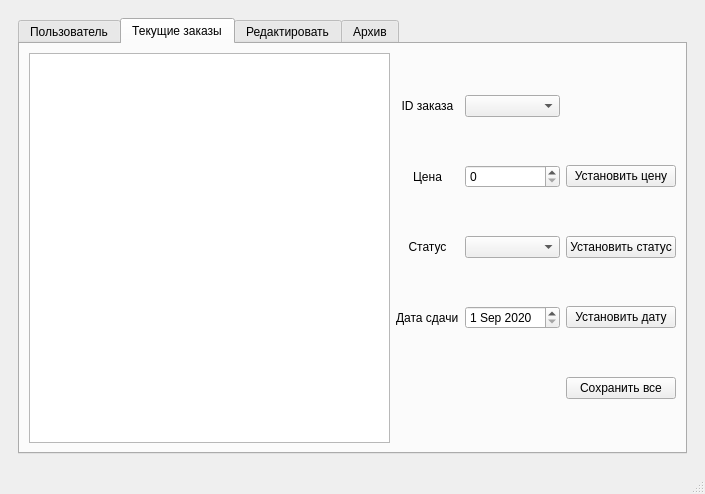
<?xml version="1.0" encoding="UTF-8"?>
<ui version="4.0">
 <class>Admin</class>
 <widget class="QMainWindow" name="Admin">
  <property name="geometry">
   <rect>
    <x>0</x>
    <y>0</y>
    <width>705</width>
    <height>494</height>
   </rect>
  </property>
  <property name="windowTitle">
   <string>Оператор</string>
  </property>
  <property name="windowIcon">
   <iconset>
    <normaloff>../../logo/logo.png</normaloff>../../logo/logo.png</iconset>
  </property>
  <widget class="QWidget" name="centralwidget">
   <layout class="QGridLayout" name="gridLayout_2">
    <item row="0" column="0">
     <widget class="QStackedWidget" name="stackedWidget">
      <widget class="QWidget" name="page">
       <layout class="QGridLayout" name="gridLayout_9">
        <item row="0" column="0">
         <widget class="QTabWidget" name="tabWidget">
          <property name="currentIndex">
           <number>1</number>
          </property>
          <widget class="QWidget" name="tab">
           <attribute name="title">
            <string>Пользователь</string>
           </attribute>
           <layout class="QGridLayout" name="gridLayout_3">
            <item row="5" column="0" colspan="3">
             <layout class="QGridLayout" name="gridLayout_5">
              <item row="0" column="2">
               <widget class="QPushButton" name="pB_save_info">
                <property name="text">
                 <string>Сохранить</string>
                </property>
               </widget>
              </item>
              <item row="0" column="1">
               <spacer name="horizontalSpacer_3">
                <property name="orientation">
                 <enum>Qt::Horizontal</enum>
                </property>
                <property name="sizeHint" stdset="0">
                 <size>
                  <width>40</width>
                  <height>20</height>
                 </size>
                </property>
               </spacer>
              </item>
              <item row="0" column="0">
               <widget class="QLabel" name="label">
                <property name="text">
                 <string>* Поля, обязательные к заполнению</string>
                </property>
               </widget>
              </item>
             </layout>
            </item>
            <item row="4" column="1">
             <spacer name="verticalSpacer_2">
              <property name="orientation">
               <enum>Qt::Vertical</enum>
              </property>
              <property name="sizeHint" stdset="0">
               <size>
                <width>20</width>
                <height>122</height>
               </size>
              </property>
             </spacer>
            </item>
            <item row="1" column="1">
             <layout class="QGridLayout" name="gridLayout">
              <item row="5" column="0">
               <widget class="QLabel" name="label_6">
                <property name="sizePolicy">
                 <sizepolicy hsizetype="Fixed" vsizetype="Fixed">
                  <horstretch>0</horstretch>
                  <verstretch>0</verstretch>
                 </sizepolicy>
                </property>
                <property name="maximumSize">
                 <size>
                  <width>16777215</width>
                  <height>16777215</height>
                 </size>
                </property>
                <property name="styleSheet">
                 <string notr="true"/>
                </property>
                <property name="text">
                 <string>Подтверждение пароля</string>
                </property>
                <property name="margin">
                 <number>0</number>
                </property>
               </widget>
              </item>
              <item row="0" column="0">
               <widget class="QLabel" name="label_3">
                <property name="enabled">
                 <bool>true</bool>
                </property>
                <property name="sizePolicy">
                 <sizepolicy hsizetype="Fixed" vsizetype="Fixed">
                  <horstretch>0</horstretch>
                  <verstretch>0</verstretch>
                 </sizepolicy>
                </property>
                <property name="text">
                 <string>Фамилия*</string>
                </property>
                <property name="alignment">
                 <set>Qt::AlignLeading|Qt::AlignLeft|Qt::AlignVCenter</set>
                </property>
               </widget>
              </item>
              <item row="1" column="0">
               <widget class="QLabel" name="label_4">
                <property name="sizePolicy">
                 <sizepolicy hsizetype="Fixed" vsizetype="Fixed">
                  <horstretch>0</horstretch>
                  <verstretch>0</verstretch>
                 </sizepolicy>
                </property>
                <property name="text">
                 <string>Имя*</string>
                </property>
                <property name="alignment">
                 <set>Qt::AlignLeading|Qt::AlignLeft|Qt::AlignVCenter</set>
                </property>
               </widget>
              </item>
              <item row="2" column="1">
               <widget class="QLineEdit" name="lineEdit_middle_name">
                <property name="sizePolicy">
                 <sizepolicy hsizetype="Fixed" vsizetype="Fixed">
                  <horstretch>0</horstretch>
                  <verstretch>0</verstretch>
                 </sizepolicy>
                </property>
                <property name="styleSheet">
                 <string notr="true"/>
                </property>
               </widget>
              </item>
              <item row="4" column="0">
               <widget class="QLabel" name="lbl_passwd">
                <property name="enabled">
                 <bool>true</bool>
                </property>
                <property name="sizePolicy">
                 <sizepolicy hsizetype="Fixed" vsizetype="Fixed">
                  <horstretch>0</horstretch>
                  <verstretch>0</verstretch>
                 </sizepolicy>
                </property>
                <property name="baseSize">
                 <size>
                  <width>0</width>
                  <height>0</height>
                 </size>
                </property>
                <property name="focusPolicy">
                 <enum>Qt::NoFocus</enum>
                </property>
                <property name="text">
                 <string>Новый пароль</string>
                </property>
                <property name="alignment">
                 <set>Qt::AlignLeading|Qt::AlignLeft|Qt::AlignVCenter</set>
                </property>
               </widget>
              </item>
              <item row="1" column="1">
               <widget class="QLineEdit" name="lineEdit_name">
                <property name="sizePolicy">
                 <sizepolicy hsizetype="Fixed" vsizetype="Fixed">
                  <horstretch>0</horstretch>
                  <verstretch>0</verstretch>
                 </sizepolicy>
                </property>
                <property name="styleSheet">
                 <string notr="true"/>
                </property>
               </widget>
              </item>
              <item row="5" column="1">
               <widget class="QLineEdit" name="lineE_passwd_confirm">
                <property name="sizePolicy">
                 <sizepolicy hsizetype="Fixed" vsizetype="Fixed">
                  <horstretch>0</horstretch>
                  <verstretch>0</verstretch>
                 </sizepolicy>
                </property>
                <property name="styleSheet">
                 <string notr="true"/>
                </property>
               </widget>
              </item>
              <item row="0" column="1">
               <widget class="QLineEdit" name="lineE_surname">
                <property name="sizePolicy">
                 <sizepolicy hsizetype="Fixed" vsizetype="Fixed">
                  <horstretch>0</horstretch>
                  <verstretch>0</verstretch>
                 </sizepolicy>
                </property>
                <property name="styleSheet">
                 <string notr="true"/>
                </property>
               </widget>
              </item>
              <item row="2" column="0">
               <widget class="QLabel" name="label_5">
                <property name="sizePolicy">
                 <sizepolicy hsizetype="Fixed" vsizetype="Fixed">
                  <horstretch>0</horstretch>
                  <verstretch>0</verstretch>
                 </sizepolicy>
                </property>
                <property name="text">
                 <string>Отчество*</string>
                </property>
                <property name="alignment">
                 <set>Qt::AlignLeading|Qt::AlignLeft|Qt::AlignVCenter</set>
                </property>
               </widget>
              </item>
              <item row="4" column="1">
               <widget class="QLineEdit" name="lineE_passwd">
                <property name="enabled">
                 <bool>true</bool>
                </property>
                <property name="sizePolicy">
                 <sizepolicy hsizetype="Fixed" vsizetype="Fixed">
                  <horstretch>0</horstretch>
                  <verstretch>0</verstretch>
                 </sizepolicy>
                </property>
                <property name="baseSize">
                 <size>
                  <width>0</width>
                  <height>0</height>
                 </size>
                </property>
                <property name="focusPolicy">
                 <enum>Qt::StrongFocus</enum>
                </property>
                <property name="styleSheet">
                 <string notr="true"/>
                </property>
                <property name="alignment">
                 <set>Qt::AlignLeading|Qt::AlignLeft|Qt::AlignVCenter</set>
                </property>
               </widget>
              </item>
              <item row="3" column="0">
               <widget class="QLabel" name="lbl_login">
                <property name="enabled">
                 <bool>true</bool>
                </property>
                <property name="sizePolicy">
                 <sizepolicy hsizetype="Fixed" vsizetype="Fixed">
                  <horstretch>0</horstretch>
                  <verstretch>0</verstretch>
                 </sizepolicy>
                </property>
                <property name="baseSize">
                 <size>
                  <width>0</width>
                  <height>0</height>
                 </size>
                </property>
                <property name="focusPolicy">
                 <enum>Qt::NoFocus</enum>
                </property>
                <property name="text">
                 <string>Логин</string>
                </property>
                <property name="alignment">
                 <set>Qt::AlignLeading|Qt::AlignLeft|Qt::AlignVCenter</set>
                </property>
               </widget>
              </item>
              <item row="3" column="1">
               <widget class="QLabel" name="label_login">
                <property name="text">
                 <string>...</string>
                </property>
               </widget>
              </item>
             </layout>
            </item>
            <item row="1" column="0">
             <spacer name="horizontalSpacer">
              <property name="orientation">
               <enum>Qt::Horizontal</enum>
              </property>
              <property name="sizeHint" stdset="0">
               <size>
                <width>40</width>
                <height>20</height>
               </size>
              </property>
             </spacer>
            </item>
            <item row="1" column="2">
             <spacer name="horizontalSpacer_2">
              <property name="orientation">
               <enum>Qt::Horizontal</enum>
              </property>
              <property name="sizeHint" stdset="0">
               <size>
                <width>40</width>
                <height>20</height>
               </size>
              </property>
             </spacer>
            </item>
            <item row="0" column="1">
             <spacer name="verticalSpacer">
              <property name="orientation">
               <enum>Qt::Vertical</enum>
              </property>
              <property name="sizeType">
               <enum>QSizePolicy::Expanding</enum>
              </property>
              <property name="sizeHint" stdset="0">
               <size>
                <width>248</width>
                <height>115</height>
               </size>
              </property>
             </spacer>
            </item>
            <item row="2" column="1">
             <widget class="QPushButton" name="pushButton_change_acc">
              <property name="text">
               <string>Сменить пользователя</string>
              </property>
             </widget>
            </item>
           </layout>
          </widget>
          <widget class="QWidget" name="tab_2">
           <attribute name="title">
            <string>Текущие заказы</string>
           </attribute>
           <layout class="QGridLayout" name="gridLayout_4">
            <item row="0" column="0" rowspan="6">
             <widget class="QTableView" name="tableView_cur_orders"/>
            </item>
            <item row="0" column="2" rowspan="6">
             <layout class="QGridLayout" name="gridLayout_10">
              <item row="2" column="2">
               <widget class="QPushButton" name="pushButton_set_status">
                <property name="text">
                 <string>Установить статус</string>
                </property>
               </widget>
              </item>
              <item row="1" column="0">
               <widget class="QLabel" name="label_2">
                <property name="text">
                 <string>Цена</string>
                </property>
                <property name="alignment">
                 <set>Qt::AlignCenter</set>
                </property>
               </widget>
              </item>
              <item row="3" column="2">
               <widget class="QPushButton" name="pushButton_set_date">
                <property name="text">
                 <string>Установить дату</string>
                </property>
               </widget>
              </item>
              <item row="3" column="0">
               <widget class="QLabel" name="label_20">
                <property name="text">
                 <string>Дата сдачи</string>
                </property>
               </widget>
              </item>
              <item row="3" column="1">
               <widget class="QDateEdit" name="dateEdit">
                <property name="minimumDate">
                 <date>
                  <year>2020</year>
                  <month>9</month>
                  <day>1</day>
                 </date>
                </property>
               </widget>
              </item>
              <item row="1" column="2">
               <widget class="QPushButton" name="pushButton_set_price">
                <property name="text">
                 <string>Установить цену</string>
                </property>
               </widget>
              </item>
              <item row="1" column="1">
               <widget class="QSpinBox" name="spinBox_price">
                <property name="maximum">
                 <number>100000</number>
                </property>
               </widget>
              </item>
              <item row="2" column="0">
               <widget class="QLabel" name="label_7">
                <property name="text">
                 <string>Статус</string>
                </property>
                <property name="alignment">
                 <set>Qt::AlignCenter</set>
                </property>
               </widget>
              </item>
              <item row="2" column="1">
               <widget class="QComboBox" name="comboBox_set_status"/>
              </item>
              <item row="0" column="1">
               <widget class="QComboBox" name="comboBox_ID">
                <property name="sizePolicy">
                 <sizepolicy hsizetype="Preferred" vsizetype="Fixed">
                  <horstretch>0</horstretch>
                  <verstretch>0</verstretch>
                 </sizepolicy>
                </property>
               </widget>
              </item>
              <item row="0" column="0">
               <widget class="QLabel" name="label_11">
                <property name="text">
                 <string>ID заказа</string>
                </property>
                <property name="alignment">
                 <set>Qt::AlignCenter</set>
                </property>
               </widget>
              </item>
              <item row="4" column="2">
               <widget class="QPushButton" name="pushButton_save_orders">
                <property name="text">
                 <string>Сохранить все</string>
                </property>
               </widget>
              </item>
             </layout>
            </item>
           </layout>
          </widget>
          <widget class="QWidget" name="tab_4">
           <attribute name="title">
            <string>Редактировать</string>
           </attribute>
           <layout class="QGridLayout" name="gridLayout_8">
            <item row="4" column="0" colspan="3">
             <layout class="QGridLayout" name="gridLayout_7">
              <item row="0" column="1">
               <spacer name="horizontalSpacer_6">
                <property name="orientation">
                 <enum>Qt::Horizontal</enum>
                </property>
                <property name="sizeHint" stdset="0">
                 <size>
                  <width>40</width>
                  <height>20</height>
                 </size>
                </property>
               </spacer>
              </item>
              <item row="0" column="0">
               <widget class="QLabel" name="label_21">
                <property name="text">
                 <string>* размер дан в формате  Ш х В х Т</string>
                </property>
               </widget>
              </item>
             </layout>
            </item>
            <item row="1" column="2">
             <spacer name="horizontalSpacer_5">
              <property name="orientation">
               <enum>Qt::Horizontal</enum>
              </property>
              <property name="sizeHint" stdset="0">
               <size>
                <width>40</width>
                <height>20</height>
               </size>
              </property>
             </spacer>
            </item>
            <item row="0" column="1">
             <spacer name="verticalSpacer_3">
              <property name="orientation">
               <enum>Qt::Vertical</enum>
              </property>
              <property name="sizeHint" stdset="0">
               <size>
                <width>20</width>
                <height>40</height>
               </size>
              </property>
             </spacer>
            </item>
            <item row="1" column="1">
             <layout class="QGridLayout" name="gridLayout_6">
              <item row="1" column="1">
               <widget class="QComboBox" name="comboBox_transport_type">
                <property name="sizePolicy">
                 <sizepolicy hsizetype="Preferred" vsizetype="Preferred">
                  <horstretch>0</horstretch>
                  <verstretch>0</verstretch>
                 </sizepolicy>
                </property>
               </widget>
              </item>
              <item row="9" column="0">
               <widget class="QLabel" name="label_10">
                <property name="text">
                 <string>Толщина</string>
                </property>
               </widget>
              </item>
              <item row="8" column="1">
               <widget class="QSpinBox" name="spinBox_height">
                <property name="maximum">
                 <number>3000</number>
                </property>
               </widget>
              </item>
              <item row="10" column="1">
               <widget class="QPushButton" name="pushButton_add_size">
                <property name="text">
                 <string>Добавить новый  размер</string>
                </property>
               </widget>
              </item>
              <item row="2" column="0">
               <widget class="QLabel" name="label_13">
                <property name="text">
                 <string>Номер маршрута</string>
                </property>
               </widget>
              </item>
              <item row="4" column="1">
               <widget class="QLabel" name="label_cur_size">
                <property name="text">
                 <string>...</string>
                </property>
               </widget>
              </item>
              <item row="7" column="0">
               <widget class="QLabel" name="label_17">
                <property name="text">
                 <string>Ширина</string>
                </property>
               </widget>
              </item>
              <item row="5" column="1">
               <spacer name="verticalSpacer_5">
                <property name="orientation">
                 <enum>Qt::Vertical</enum>
                </property>
                <property name="sizeHint" stdset="0">
                 <size>
                  <width>20</width>
                  <height>40</height>
                 </size>
                </property>
               </spacer>
              </item>
              <item row="4" column="0">
               <widget class="QLabel" name="label_18">
                <property name="text">
                 <string>Текущий размер*</string>
                </property>
               </widget>
              </item>
              <item row="9" column="1">
               <widget class="QSpinBox" name="spinBox_thickness">
                <property name="maximum">
                 <number>100</number>
                </property>
               </widget>
              </item>
              <item row="0" column="1">
               <widget class="QComboBox" name="comboBox_product_type">
                <property name="sizePolicy">
                 <sizepolicy hsizetype="Preferred" vsizetype="Preferred">
                  <horstretch>0</horstretch>
                  <verstretch>0</verstretch>
                 </sizepolicy>
                </property>
               </widget>
              </item>
              <item row="7" column="1">
               <widget class="QSpinBox" name="spinBox_width">
                <property name="maximum">
                 <number>3000</number>
                </property>
               </widget>
              </item>
              <item row="0" column="0">
               <widget class="QLabel" name="label_8">
                <property name="text">
                 <string>Тип изделия</string>
                </property>
               </widget>
              </item>
              <item row="4" column="2">
               <widget class="QPushButton" name="pushButton_del_size">
                <property name="text">
                 <string>Удалить размер</string>
                </property>
               </widget>
              </item>
              <item row="2" column="1">
               <widget class="QComboBox" name="comboBox_route_number">
                <property name="sizePolicy">
                 <sizepolicy hsizetype="Preferred" vsizetype="Preferred">
                  <horstretch>0</horstretch>
                  <verstretch>0</verstretch>
                 </sizepolicy>
                </property>
               </widget>
              </item>
              <item row="1" column="0">
               <widget class="QLabel" name="label_12">
                <property name="text">
                 <string>Тип транспорта</string>
                </property>
               </widget>
              </item>
              <item row="8" column="0">
               <widget class="QLabel" name="label_9">
                <property name="text">
                 <string>Высота</string>
                </property>
               </widget>
              </item>
              <item row="11" column="1">
               <widget class="QPushButton" name="pushButton_change_size">
                <property name="text">
                 <string>Изменить размер</string>
                </property>
               </widget>
              </item>
              <item row="6" column="0">
               <widget class="QLabel" name="label_19">
                <property name="text">
                 <string>Новый маршрут</string>
                </property>
               </widget>
              </item>
              <item row="6" column="1">
               <widget class="QLineEdit" name="lineEdit_new_route">
                <property name="sizePolicy">
                 <sizepolicy hsizetype="Preferred" vsizetype="Fixed">
                  <horstretch>0</horstretch>
                  <verstretch>0</verstretch>
                 </sizepolicy>
                </property>
               </widget>
              </item>
             </layout>
            </item>
            <item row="1" column="0">
             <spacer name="horizontalSpacer_4">
              <property name="orientation">
               <enum>Qt::Horizontal</enum>
              </property>
              <property name="sizeHint" stdset="0">
               <size>
                <width>40</width>
                <height>20</height>
               </size>
              </property>
             </spacer>
            </item>
            <item row="2" column="1">
             <spacer name="verticalSpacer_4">
              <property name="orientation">
               <enum>Qt::Vertical</enum>
              </property>
              <property name="sizeHint" stdset="0">
               <size>
                <width>20</width>
                <height>40</height>
               </size>
              </property>
             </spacer>
            </item>
           </layout>
          </widget>
          <widget class="QWidget" name="tab_3">
           <attribute name="title">
            <string>Архив</string>
           </attribute>
           <layout class="QGridLayout" name="gridLayout_12">
            <item row="0" column="0">
             <widget class="QTableView" name="tableView_archive"/>
            </item>
           </layout>
          </widget>
         </widget>
        </item>
       </layout>
      </widget>
     </widget>
    </item>
   </layout>
  </widget>
  <widget class="QMenuBar" name="menubar">
   <property name="geometry">
    <rect>
     <x>0</x>
     <y>0</y>
     <width>705</width>
     <height>21</height>
    </rect>
   </property>
  </widget>
  <widget class="QStatusBar" name="statusbar"/>
 </widget>
 <tabstops>
  <tabstop>tabWidget</tabstop>
  <tabstop>lineE_surname</tabstop>
  <tabstop>lineEdit_name</tabstop>
  <tabstop>lineEdit_middle_name</tabstop>
  <tabstop>lineE_passwd</tabstop>
  <tabstop>lineE_passwd_confirm</tabstop>
  <tabstop>pushButton_change_acc</tabstop>
  <tabstop>pB_save_info</tabstop>
  <tabstop>tableView_cur_orders</tabstop>
  <tabstop>comboBox_ID</tabstop>
  <tabstop>spinBox_price</tabstop>
  <tabstop>pushButton_set_price</tabstop>
  <tabstop>comboBox_set_status</tabstop>
  <tabstop>pushButton_set_status</tabstop>
  <tabstop>dateEdit</tabstop>
  <tabstop>pushButton_set_date</tabstop>
  <tabstop>pushButton_save_orders</tabstop>
  <tabstop>comboBox_product_type</tabstop>
  <tabstop>comboBox_transport_type</tabstop>
  <tabstop>comboBox_route_number</tabstop>
  <tabstop>pushButton_del_size</tabstop>
  <tabstop>lineEdit_new_route</tabstop>
  <tabstop>spinBox_width</tabstop>
  <tabstop>spinBox_height</tabstop>
  <tabstop>spinBox_thickness</tabstop>
  <tabstop>pushButton_add_size</tabstop>
  <tabstop>pushButton_change_size</tabstop>
  <tabstop>tableView_archive</tabstop>
 </tabstops>
 <resources/>
 <connections/>
</ui>
